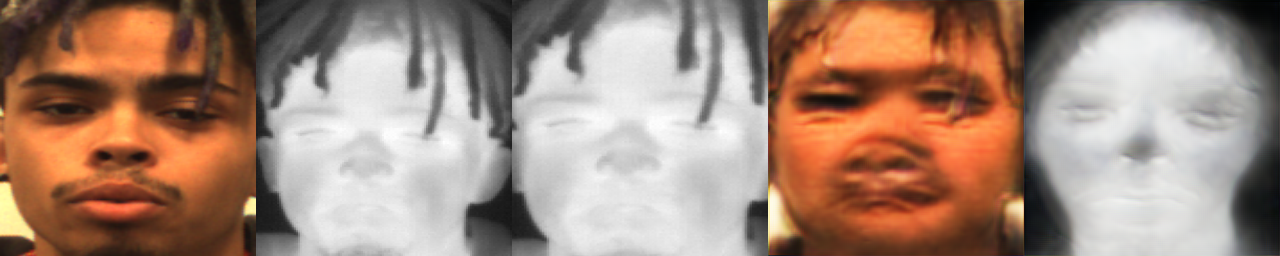
#> input picture TFC-STN/samples/300.png, 1280 x 256 px, given as the content of the folder none, which was not available
$ python crop_images.py
#> lines starting #> are read from the running program, lines starting #| are printed output that depends on the picture; pictures that were not available may be replaced by others from this repository, and a replacement may not be noted
import PIL
from PIL import Image
from PIL import ImageFont
from PIL import ImageDraw
import sys
import os
import argparse
import shutil

"""
Crops a 256 x 768 images of stacked images from the test phase:
real_A, fake_B, real_B and puts them into respective directories. Run
this before evaluation.py

img_sample_global = torch.cat((real_A.data, real_B.data, warped_B.data, fake_A.data, fake_B.data), -1)

"""

#model arg is for stargan that aligns the test images side-by-side
def crop_it(infile_path, RA_out, RB_out, REGB_out, experiment):

#> called with infile_path = 'none', RA_out = 'none', RB_out = 'none', REGB_out = 'none', experiment = 'none'
    dirs = os.listdir(infile_path)
    counter = 0
    for item in dirs:
        fullpath = os.path.join(infile_path, item)
        if os.path.isfile(fullpath):
            counter += 1
            im = Image.open(fullpath) # open the source image
#> im is the input picture: PIL image 1280x256 RGB; mean R, G, B 163.7, 136.3, 121.3
            f, e = os.path.splitext(fullpath) # file and its extension like a1, .png

            real_A = im.crop((0, 0, 256, 256))
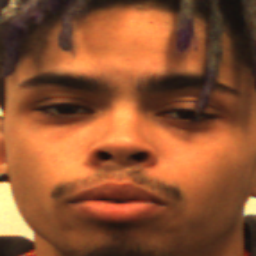
#> real_A: PIL image 256x256 RGB; mean R, G, B 142.5, 83.2, 48.4
            real_B = im.crop((256, 0, 512, 256))
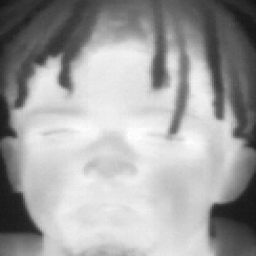
#> real_B: PIL image 256x256 RGB; min 19, max 255, mean 161.7
            reg_B = im.crop((512, 0, 768, 256))
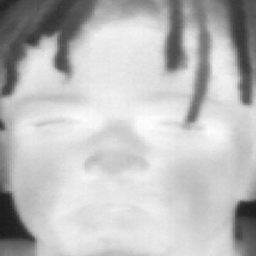
#> reg_B: PIL image 256x256 RGB; min 26, max 255, mean 188.6
            fake_A = im.crop((768, 0, 1024, 256))
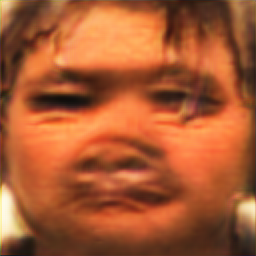
#> fake_A: PIL image 256x256 RGB; mean R, G, B 168.2, 90.1, 50.3
            fake_B = im.crop((1024, 0, 1280, 256))
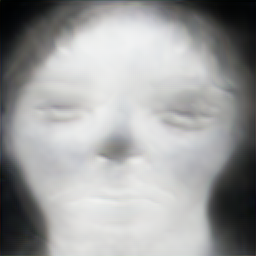
#> fake_B: PIL image 256x256 RGB; mean R, G, B 157.4, 158.1, 157.8

            save_rA_fname = os.path.join(RA_out, os.path.basename(f) + '_real_A' + '.png')
            save_regB_fname = os.path.join(REGB_out, os.path.basename(f) + '_reg_B' + '.png')
            save_rB_fname = os.path.join(RB_out, os.path.basename(f) + '_real_B'+ '.png')

            real_A.save(save_rA_fname, quality=100)
            reg_B.save(save_regB_fname, quality=100)
            real_B.save(save_rB_fname, quality=100)

            print(counter)

# crop_it(infile_path, RA_out, RB_out, REGB_out, experiment):
def main(inpath, RA_out, RB_out, REGB_out, experiment):
    crop_it(infile_path=inpath, RA_out=RA_out, RB_out=RB_out, REGB_out=REGB_out, experiment=experiment)


### MAIN ###
if __name__ == '__main__':

    parser = argparse.ArgumentParser()
    parser.add_argument("--inpath", type=str, default="none", help="path to test results original images")
    parser.add_argument("--RA_out", type=str, default="none", help="path to real_A visible dir")
    parser.add_argument("--REGB_out", type=str, default="none", help="path to reg_B dir")
    parser.add_argument("--RB_out", type=str, default="none", help="path real_B thermal dir")
    parser.add_argument("--experiment", type=str, default="none", help="experiment_name")
    opt = parser.parse_args()
    print(opt)

    os.makedirs("/home/local/AD/cordun1/experiments/TFC-GAN-STN/crop_results/%s/" % opt.experiment, exist_ok=True)
    os.makedirs("/home/local/AD/cordun1/experiments/TFC-GAN-STN/crop_results/%s/real_A" % opt.experiment, exist_ok=True)
    os.makedirs("/home/local/AD/cordun1/experiments/TFC-GAN-STN/crop_results/%s/reg_B" % opt.experiment, exist_ok=True)
    os.makedirs("/home/local/AD/cordun1/experiments/TFC-GAN-STN/crop_results/%s/real_B" % opt.experiment, exist_ok=True)

    main(opt.inpath, opt.RA_out, opt.RB_out, opt.REGB_out, opt.experiment)

$ run again, on TFC-STN/samples/450.png
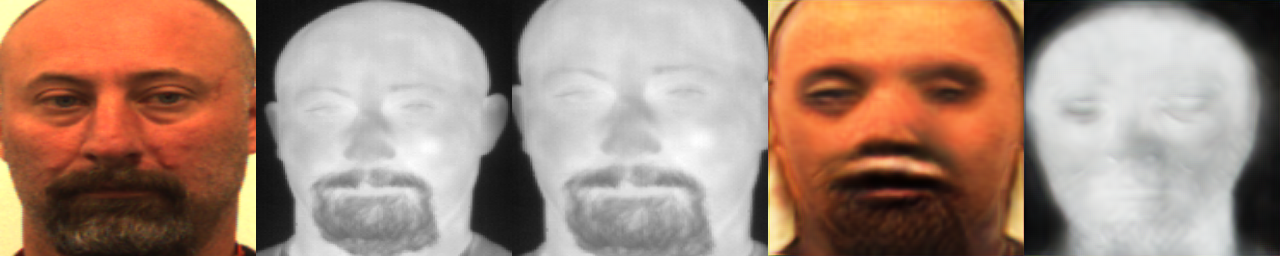
#> input picture TFC-STN/samples/450.png, 1280 x 256 px, given as the content of the folder none, which was not available
#> in crop_it, im is the input picture: PIL image 1280x256 RGB; mean R, G, B 165.5, 136.6, 121.2
#> in crop_it, `fake_A = im.crop((768, 0, 1024, 256))`:
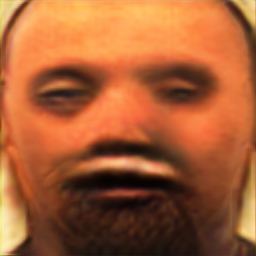
#> fake_A: PIL image 256x256 RGB; mean R, G, B 166.1, 94.4, 53.1
#> in crop_it, `fake_B = im.crop((1024, 0, 1280, 256))`:
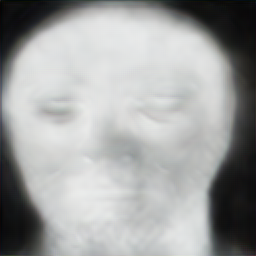
#> fake_B: PIL image 256x256 RGB; mean R, G, B 160.1, 161.5, 160.8
